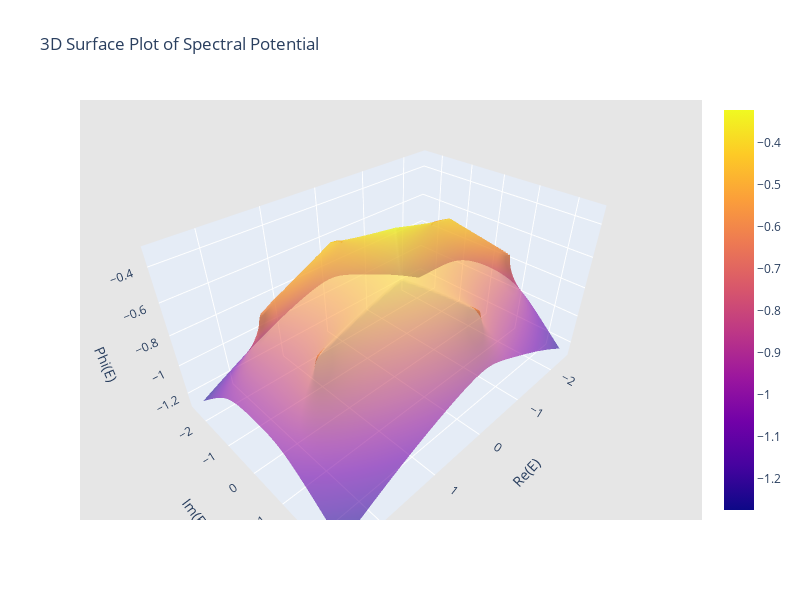

The cell this chart's notebook holds for it:
### Code cell
### visualize the spectral potential
# spectral graph resides on the *ridges* of the potential landscape
E_re = np.linspace(E_maxes[0], E_maxes[1], phi.shape[1])
E_im = np.linspace(E_maxes[2], E_maxes[3], phi.shape[0])
fig = go.Figure(data=[go.Surface(z=phi, x=E_re, y=E_im, opacity=0.6)])
fig.update_layout(
    scene=dict(
        xaxis_title='Re(E)',
        yaxis_title='Im(E)',
        zaxis_title='Phi(E)',
        aspectratio=dict(x=1.5, y=1, z=.8),
        camera=dict(
            eye=dict(x=1.25, y=1.25, z=1.25)
        ),
        bgcolor='rgb(230, 230, 230)'
    ),
    title='3D Surface Plot of Spectral Potential',
    width=800, height=600
)
fig.show()

### Figure 1 — Plotly figure (JSON) as saved in the notebook; plotly's stock layout.template omitted (floating-point values rounded to 4 significant figures; data arrays with more than 128 entries replaced by an {"elided": "..."} marker saying what was removed)
{"data": [{"opacity": 0.6, "type": "surface", "x": {"elided": "200 float values"}, "y": {"elided": "200 float values"}, "z": {"elided": "200x200 float values"}}], "layout": {"height": 600, "scene": {"aspectratio": {"x": 1.5, "y": 1, "z": 0.8}, "bgcolor": "rgb(230, 230, 230)", "camera": {"eye": {"x": 1.25, "y": 1.25, "z": 1.25}}, "xaxis": {"title": {"text": "Re(E)"}}, "yaxis": {"title": {"text": "Im(E)"}}, "zaxis": {"title": {"text": "Phi(E)"}}}, "title": {"text": "3D Surface Plot of Spectral Potential"}, "width": 800}}
